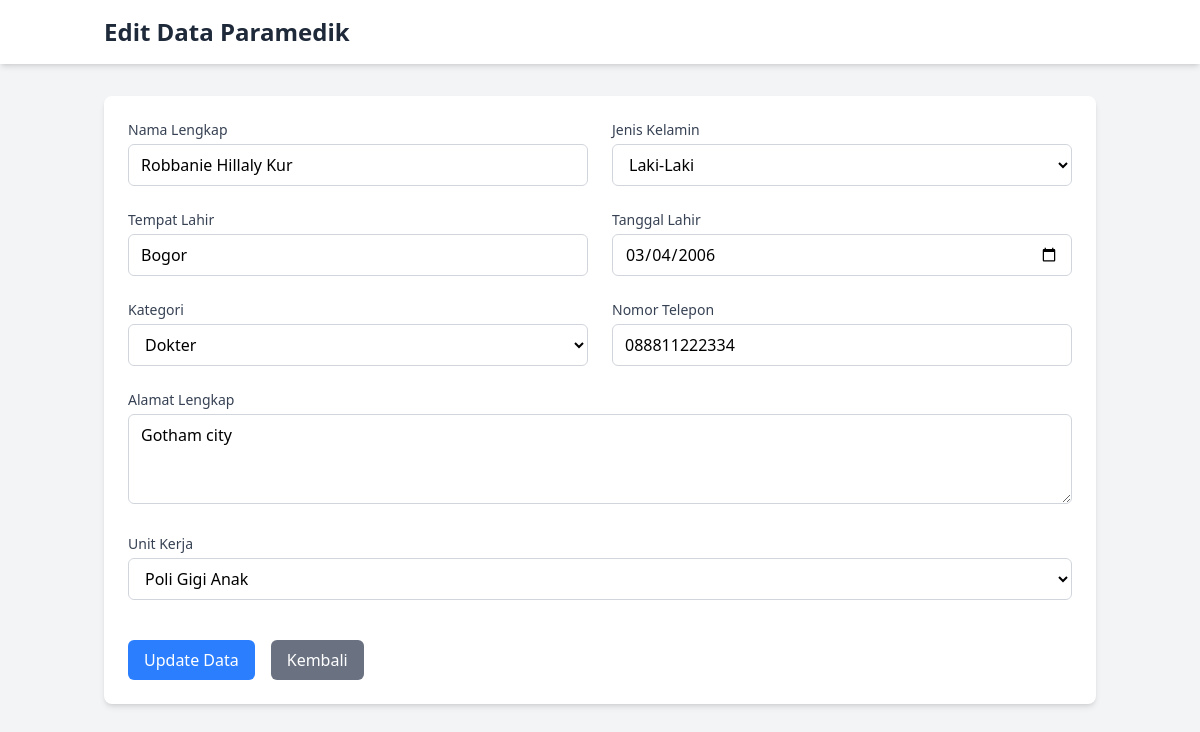
Page /pertemuan5/tugas/fitur/edit_paramedik.php?id=8 on the committed database.
### tables this page shows
CREATE TABLE `paramedik` (
  `id` int(11) NOT NULL,
  `nama` varchar(20) NOT NULL,
  `gender` char(1) DEFAULT NULL,
  `tmp_lahir` varchar(30) DEFAULT NULL,
  `tgl_lahir` date DEFAULT NULL,
  `kategori` enum('Dokter','Perawat','Bidan') DEFAULT NULL,
  `telpon` varchar(20) DEFAULT NULL,
  `alamat` varchar(20) DEFAULT NULL,
  `unitkerja_id` int(11) DEFAULT NULL
);

### pertemuan5/tugas/fitur/edit_paramedik.php (the view, shortened to what this page needs)
<?php
include '../config/koneksi.php';
$paramedik = null;
if (isset($_GET['id'])) {
    $id = $_GET['id'];
    $query = $koneksi->prepare("SELECT * FROM paramedik WHERE id = ?");
    $query->bind_param("i", $id);
    $query->execute();
    $result = $query->get_result();
    $paramedik = $result->fetch_assoc();
}
?>
<!DOCTYPE html>
<html lang="en">
<head>
    <link rel="stylesheet" href="../src/output.css">
</head>
<body class="bg-gray-100 font-sans">
    <nav class="bg-white shadow-md">
        <div class="container mx-auto px-4 py-4">
            <h1 class="text-2xl font-bold text-gray-800"><?= isset($paramedik) ? 'Edit' : 'Tambah' ?> Data Paramedik</h1>
        </div>
    </nav>
    <main class="container mx-auto px-4 py-8">
        <div class="bg-white rounded-lg shadow-md overflow-hidden">
            <div class="p-6">
                <form action="" method="POST" class="space-y-6">
                    <div class="grid grid-cols-1 md:grid-cols-2 gap-6">
                        <div>
                            <label for="nama" class="block text-sm font-medium text-gray-700 mb-1">Nama Lengkap</label>
                            <input type="text" id="nama" name="nama" required
                                class="border border-gray-300 rounded-md px-3 py-2 w-full focus:outline-none focus:ring-2 focus:ring-blue-500"
                                value="<?= isset($paramedik) ? htmlspecialchars($paramedik['nama']) : '' ?>">
                        </div>
                        <div>
                            <label for="gender" class="block text-sm font-medium text-gray-700 mb-1">Jenis Kelamin</label>
                            <select name="gender" id="gender" required
                                class="border border-gray-300 rounded-md px-3 py-2 w-full focus:outline-none focus:ring-2 focus:ring-blue-500">
                                <option value="L" <?= (isset($paramedik) && $paramedik['gender'] == 'L') ? 'selected' : '' ?>>Laki-Laki</option>
                            </select>
                        </div>
                        <div>
                            <label for="tmp_lahir" class="block text-sm font-medium text-gray-700 mb-1">Tempat Lahir</label>
                            <input type="text" id="tmp_lahir" name="tmp_lahir" required
                                class="border border-gray-300 rounded-md px-3 py-2 w-full focus:outline-none focus:ring-2 focus:ring-blue-500"
                                value="<?= isset($paramedik) ? htmlspecialchars($paramedik['tmp_lahir']) : '' ?>">
                        </div>
                        <div>
                            <label for="tgl_lahir" class="block text-sm font-medium text-gray-700 mb-1">Tanggal Lahir</label>
                            <input type="date" id="tgl_lahir" name="tgl_lahir" required
                                class="border border-gray-300 rounded-md px-3 py-2 w-full focus:outline-none focus:ring-2 focus:ring-blue-500"
                                value="<?= isset($paramedik) ? htmlspecialchars($paramedik['tgl_lahir']) : '' ?>">
                        </div>
                        <div>
                            <label for="kategori" class="block text-sm font-medium text-gray-700 mb-1">Kategori</label>
                            <select name="kategori" id="kategori" required
                                class="border border-gray-300 rounded-md px-3 py-2 w-full focus:outline-none focus:ring-2 focus:ring-blue-500">
                                <option value="Dokter" <?= (isset($paramedik) && $paramedik['kategori'] == 'Dokter') ? 'selected' : '' ?>>Dokter</option>
                            </select>
                        </div>
                        <div>
                            <label for="telpon" class="block text-sm font-medium text-gray-700 mb-1">Nomor Telepon</label>
                            <input type="tel" id="telpon" name="telpon" required
                                class="border border-gray-300 rounded-md px-3 py-2 w-full focus:outline-none focus:ring-2 focus:ring-blue-500"
                                pattern="[0-9]{10,13}" title="Masukkan nomor telepon yang valid (10-13 digit)"
                                value="<?= isset($paramedik) ? htmlspecialchars($paramedik['telpon']) : '' ?>">
                        </div>
                        <div class="md:col-span-2">
                            <label for="alamat" class="block text-sm font-medium text-gray-700 mb-1">Alamat Lengkap</label>
                            <textarea name="alamat" id="alamat" rows="3" required
                                class="border border-gray-300 rounded-md px-3 py-2 w-full focus:outline-none focus:ring-2 focus:ring-blue-500"><?= isset($paramedik) ? htmlspecialchars($paramedik['alamat']) : '' ?></textarea>
                        </div>
                        <div class="md:col-span-2">
                            <label for="unitkerja_id" class="block text-sm font-medium text-gray-700 mb-1">Unit Kerja</label>
                            <select name="unitkerja_id" id="unitkerja_id" required
                                class="border border-gray-300 rounded-md px-3 py-2 w-full focus:outline-none focus:ring-2 focus:ring-blue-500">
                                <?php
                                $query = mysqli_query($koneksi, "SELECT * FROM unit_kerja");
                                while ($data = mysqli_fetch_assoc($query)) {
                                    $selected = (isset($paramedik) && $paramedik['unitkerja_id'] == $data['id']) ? 'selected' : '';
                                    echo "<option value='" . $data['id'] . "' $selected>" . htmlspecialchars($data['nama_unit']) . "</option>";
                                }
                                ?>
                            </select>
                        </div>
                    </div>
                    <div class="flex items-center space-x-4 pt-4">
                        <button type="submit"
                            class="bg-blue-500 hover:bg-blue-600 text-white font-medium py-2 px-4 rounded-md transition duration-300">
                            <?= isset($paramedik) ? 'Update' : 'Simpan' ?> Data
                        </button>
                        <a href="../pages/paramedik.php"
                            class="bg-gray-500 hover:bg-gray-600 text-white font-medium py-2 px-4 rounded-md transition duration-300">
                            Kembali
                        </a>
                    </div>
                </form>
            </div>
        </div>
    </main>
</body>
</html>

### rows in the picture
paramedik: nama "Robbanie Hillaly Kur", gender "Laki-Laki", tmp_lahir "Bogor", tgl_lahir "03/04/2006", kategori "Dokter", telpon "088811222334", alamat "Gotham city"

### other values in the picture
form field unitkerja_id "Poli Gigi Anak"
